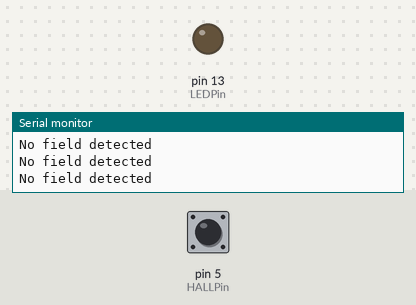
Bench run of a sketch on a simulated Arduino Uno, built with avr-gcc and run on an emulated ATmega328P. Parts: output pins drawn as LEDs (lit = HIGH), the last lines printed to the serial monitor. Dashed ring = blinking. The inputs (shaded band) are chosen by the test bench; at power-on: pin 5 (HALLPin) HIGH.

Above: at 1.2 s.
1.3 s: pin 5 (HALLPin) driven LOW
At 2.0 s:
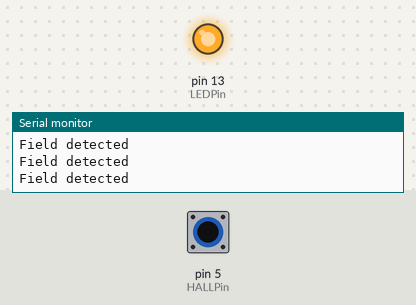
2.8 s: pin 5 (HALLPin) driven HIGH
At 3.2 s:
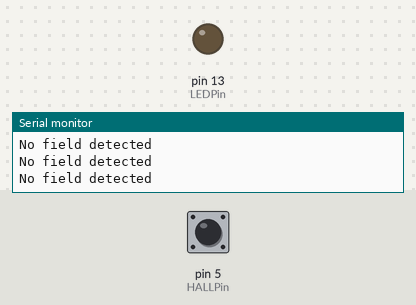
5.8 s: pin 5 (HALLPin) pulsed LOW 2 times (0.12 s each, 0.3 s apart)
At 6.16 s:
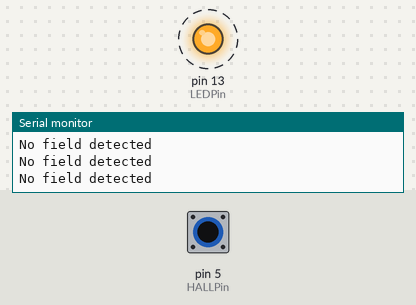
9.4 s: pin 5 (HALLPin) pulsed LOW 5 times (0.12 s each, 0.3 s apart)
At 11.6 s:
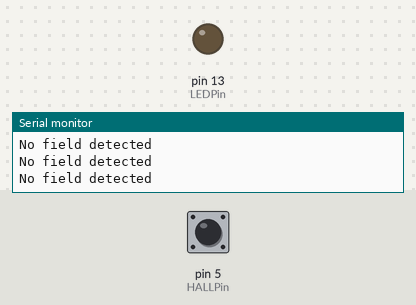
Timing chart, 0 to 13.1 s (numbered marks = the images above; inputs shaded):
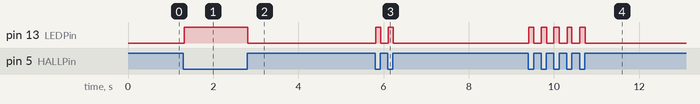

The sketch:

A3144.ino
```cpp
const int HALLPin = 5;
const int LEDPin = 13;

void setup() {
  pinMode(LEDPin, OUTPUT);
  pinMode(HALLPin, INPUT);
  Serial.begin(9600);
}

void loop() {
  if(digitalRead(HALLPin)==LOW)
  {
    digitalWrite(LEDPin, HIGH);
    Serial.print("Field detected\n");
  }
  else
  {
    digitalWrite(LEDPin, LOW);
    Serial.print("No field detected\n");
  }
}
```

Measured:
- after the input at 1.3 s, pin 13 (LEDPin): LOW → HIGH at once
- after the input at 2.8 s, pin 13 (LEDPin): HIGH → LOW at once
- after the input at 5.8 s, pin 13 (LEDPin): alternates HIGH for 0.12 s and LOW for 0.17 s, 4 changes in all, then stays LOW, starting at once
- after the input at 9.4 s, pin 13 (LEDPin): alternates HIGH for 0.12 s and LOW for 0.19 s, 10 changes in all, then stays LOW, starting at once
